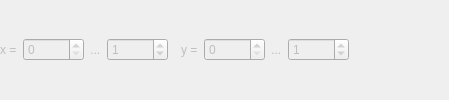
            <widget class="QWidget" name="widSubregion" native="true">
             <property name="enabled">
              <bool>false</bool>
             </property>
             <layout class="QHBoxLayout" name="horizontalLayout_18">
              <property name="spacing">
               <number>3</number>
              </property>
              <property name="margin">
               <number>0</number>
              </property>
              <item>
               <widget class="QLabel" name="label_34">
                <property name="text">
                 <string>x = </string>
                </property>
               </widget>
              </item>
              <item>
               <widget class="QSpinBox" name="spinXFirst">
                <property name="maximum">
                 <number>10000</number>
                </property>
               </widget>
              </item>
              <item>
               <widget class="QLabel" name="label_35">
                <property name="text">
                 <string> ... </string>
                </property>
               </widget>
              </item>
              <item>
               <widget class="QSpinBox" name="spinXLast">
                <property name="maximum">
                 <number>10000</number>
                </property>
                <property name="value">
                 <number>1</number>
                </property>
               </widget>
              </item>
              <item>
               <spacer name="horizontalSpacer_30">
                <property name="orientation">
                 <enum>Qt::Horizontal</enum>
                </property>
                <property name="sizeType">
                 <enum>QSizePolicy::Fixed</enum>
                </property>
                <property name="sizeHint" stdset="0">
                 <size>
                  <width>10</width>
                  <height>20</height>
                 </size>
                </property>
               </spacer>
              </item>
              <item>
               <widget class="QLabel" name="label_36">
                <property name="text">
                 <string>y = </string>
                </property>
               </widget>
              </item>
              <item>
               <widget class="QSpinBox" name="spinYFirst">
                <property name="maximum">
                 <number>10000</number>
                </property>
               </widget>
              </item>
              <item>
               <widget class="QLabel" name="label_37">
                <property name="text">
                 <string> ... </string>
                </property>
               </widget>
              </item>
              <item>
               <widget class="QSpinBox" name="spinYLast">
                <property name="maximum">
                 <number>10000</number>
                </property>
                <property name="value">
                 <number>1</number>
                </property>
               </widget>
              </item>
              <item>
               <spacer name="horizontalSpacer_32">
                <property name="orientation">
                 <enum>Qt::Horizontal</enum>
                </property>
                <property name="sizeType">
                 <enum>QSizePolicy::Fixed</enum>
                </property>
                <property name="sizeHint" stdset="0">
                 <size>
                  <width>100</width>
                  <height>20</height>
                 </size>
                </property>
               </spacer>
              </item>
             </layout>
            </widget>
